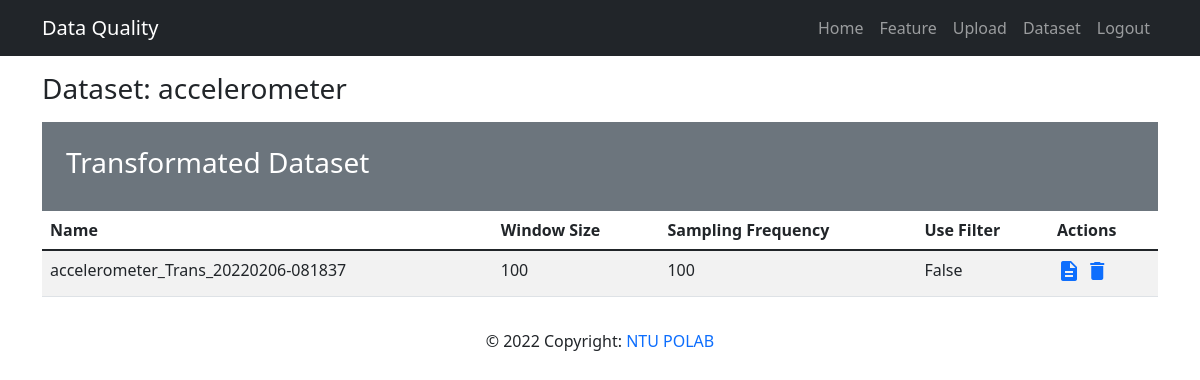
The page /mainapp/show_hfd/3 (signed in) on the database as committed earlier.
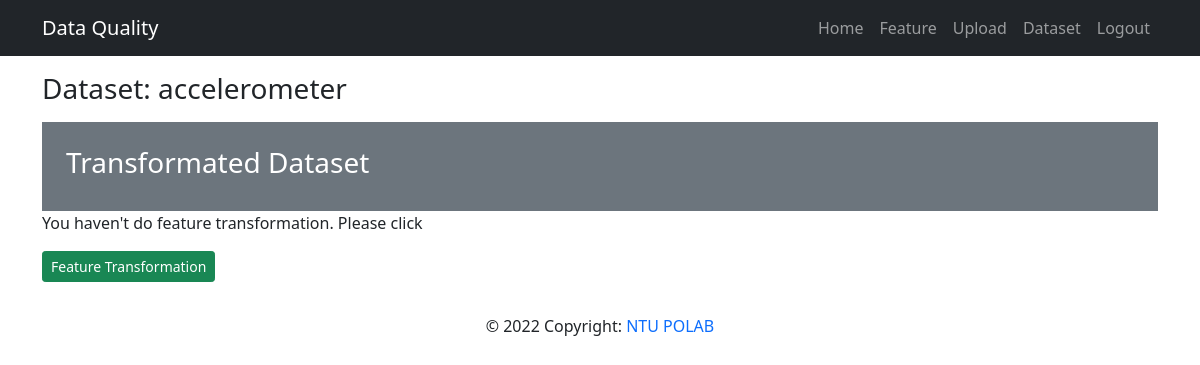
The same page on the database as committed later.
### mainapp/models.py (models this page shows, shortened)
class Data(models.Model):
  datatype_choices = [
    ('normal', 'Normal'),
    ('freq', 'High Frequency'),
    ('time', 'Time Series')
  ]
  question_choices = [
    ('classification', 'Classification'),
    ('regression', 'Regression'),
  ]
  name = models.CharField('Data Name', max_length=50)
  owner = models.ForeignKey(User, on_delete=models.CASCADE)
  rawdata = models.FileField(upload_to='rawdata/', validators=[file_size, validate_file_extension])
  attribute_data = models.FileField(upload_to='attribute/', validators=[file_size, validate_file_extension])
  datatype = models.CharField(max_length=10, choices=datatype_choices, default='normal')
  questiontype = models.CharField(max_length=15, choices=question_choices, default='classification')
  freq_config = models.JSONField(null=True, blank=True)
  def __str__(self):
      return self.name

### mainapp/views.py (the view)
# urls.py: path('show_hfd/<hfd_id>', views.show_hfd, name='show-hfd'),
@login_required(login_url='/members/login_user')
def show_hfd(request, hfd_id):
  data = get_object_or_404(HighFrequencyData, pk=hfd_id, owner=request.user)
  transdata_list = data.transData.all()
  context = {
    'data': data,
    'hfd_id': hfd_id,
    'transdata_list': transdata_list
  }
  return render(request, 'mainapp/show_hfd.html', context)

### mainapp/models.py (called while the page is built)
  def __str__(self):
      return self.name

### mainapp/templates/mainapp/show_hfd.html
{% extends 'base.html' %}
{% block content %}
  <div class="my-3">
    <h3>Dataset: {{ data }}</h3>
  </div>
  <div class="my-3">
    <div class="bg-secondary text-white p-4">
      <div class="row">
        <div class="col-12">
          <h3>Transformated Dataset</h3>
        </div>
      </div>
    </div>
    {% if transdata_list %}
      <table class="table table-striped table-hover">
        <thead>
          <tr>
            <th>Name</th>
            <th>Window Size</th>
            <th>Sampling Frequency</th>
            <th>Use Filter</th>
            <th>Actions</th>
          </tr>
        </thead>
        {% for data in transdata_list %}
          <tr>
            <td>
              {{ data }}
            </td>
            <td>
              {{ data.freq_config.windowSize}}
            </td>
            <td>
              {{ data.freq_config.samplingFrequency}}
            </td>
            <td>
              {{ data.freq_config.usedFilter}}
            </td>
            <td>
              <a href="{% url 'show-data' data.id %}"><i class="material-icons">description</i></a>
              <a href="{% url 'delete-data' data.id%}"><i class="material-icons">delete</i></a>
            </td>
          </tr>
        {% endfor %}
      </table>
    {% else %}
      <div>
        <p>You haven't do feature transformation. Please click</p>
        <a class="btn btn-success btn-sm" href="{% url 'transform-hfd' hfd_id %}">Feature Transformation</a>
      </div>
    {% endif %}
  </div>
{% endblock %}

Rows that differ between the two databases and show on the page:
removed Data: name "accelerometer_Trans_20220206-081837", freq_config.windowSize "100", freq_config.samplingFrequency "100", freq_config.usedFilter "False"
Other text that changed with them:
text no longer shown: "Name Window Size Sampling Frequency Use Filter Actions"
text now shown: "You haven't do feature transformation. Please click Feature Transformation"
